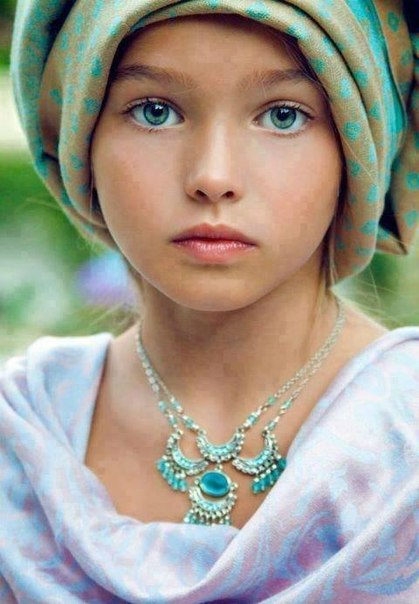
#> input picture Sterowanie Gestem/femme.jpg, 419 x 604 px, given in place of the camera
$ python do_testu.py   (Python 2 division)   (older library calls are emulated)
#> lines starting #> are read from the running program, lines starting #| are printed output that depends on the picture; after the words box and inside, x2 and y2 are one past the last pixel; in counts of white or black regions, pixels touching at a corner belong together
import cv2
import math
import numpy as np

# on/off
onoff=0


def left():
    file = open('instrukcja.txt','w')
    file.write('l')
    file.close()
def right():
    file = open('instrukcja.txt','w')
    file.write('p')
    file.close()
def go():
    file = open('instrukcja.txt','w')
    file.write('j')
    file.close()
def zatrz():
    file = open('instrukcja.txt','w')
    file.write('s')
    file.close()
def little_left():
    file = open('instrukcja.txt','ll')
    file.write('l')
    file.close()
def little_right():
    file = open('instrukcja.txt','pl')
    file.write('l')
    file.close()
def rev():
    file = open('instrukcja.txt','pl')
    file.write('w')
    file.close()


cap = cv2.VideoCapture(0)
while (cap.isOpened()):
    # get image from camera
    _, img = cap.read()
#> img is the input picture: shape (604, 419, 3); mean B, G, R 143.9, 155.8, 161.1


    # [7 lines of commented-out code are left out]
    roi = img[10:470, 10:500]
    cv2.rectangle(img, (500, 470), (10, 10), (0, 255, 0), 0)
#> img: shape (604, 419, 3); 0.5% of pixels changed, all inside (x1, y1, x2, y2) = (10, 10, 419, 471)
    # convert to grayscale and binarize
    grey = cv2.cvtColor(roi, cv2.COLOR_BGR2GRAY)
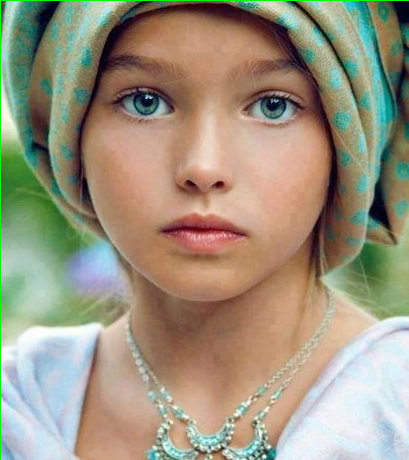
#> roi: shape (460, 409, 3); mean B, G, R 127.3, 148.1, 157
    blurred = cv2.GaussianBlur(grey, (35, 35), 0)  # 35x35 mask
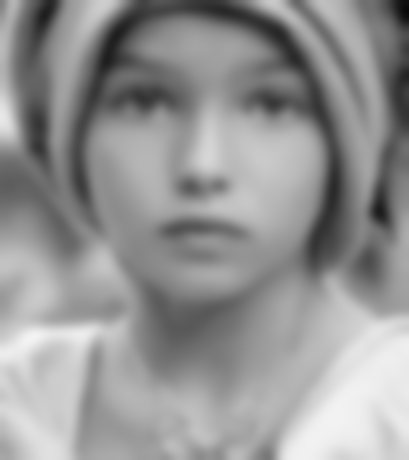
#> blurred: shape (460, 409); min 9, max 243, mean 148.4
    _, binary = cv2.threshold(blurred, 127, 255, cv2.THRESH_BINARY_INV + cv2.THRESH_OTSU)
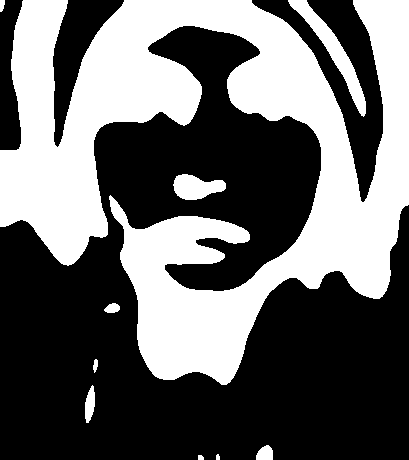
#> binary: shape (460, 409); 40.6% white; 10 white regions
                                            # cv2.THRESH_BINARY_INV for bright background
                                            # cv2.THRESH_BINARY    for dark background
    # contours
    img2, contours, hierarchy = cv2.findContours(binary, cv2.RETR_TREE, cv2.CHAIN_APPROX_SIMPLE)
#> contours = 10 contours, 2 with area under 20; largest, box (x1, y1, x2, y2) and area: (0, 0, 409, 385) 71329, (288, 0, 366, 117) 1649, (173, 174, 226, 200) 862, (85, 385, 95, 423) 227, (256, 445, 273, 460) 177, (104, 303, 120, 313) 100, (93, 359, 98, 373) 34, (0, 0, 5, 12) 34

    # what do those parameters do (???????????????)
    cnt = max(contours, key=lambda x: cv2.contourArea(x))  # contour with biggest area
#> cnt = contour of 1294 points, box (x1, y1, x2, y2) (0, 0, 409, 385), area 71329

    # moments of image, center
    M = cv2.moments(cnt)
#> M = moments, m00 71329, centre m10/m00, m01/m00 = (203.6, 163.9)
    if M['m00'] == 0: M['m00'] = 1
    cx = int(M['m10'] / M['m00'])
#> cx = 203
    cy = int(M['m01'] / M['m00'])
#> cy = 163

    # hull
    hull = cv2.convexHull(cnt)
#> hull = contour of 17 points, box (x1, y1, x2, y2) (0, 0, 409, 385), area 132045

    # solidity
    hull_area = cv2.contourArea(hull)
#> hull_area = 132045
    area = cv2.contourArea(cnt)
#> area = 71329
    solidity = float(area) / hull_area
#> solidity = 0.54

    # convexity defects - points between fingers
    hull2 = cv2.convexHull(cnt, returnPoints=False)
#> hull2 = 17 values, max 942 at index 0, min 0 at index 16, mean 552.9
    defects = cv2.convexityDefects(cnt, hull2)
#> defects = 13 rows, first 6: [942, 0, 1033, 51712], [1, 15, 2, 358], [15, 17, 16, 201], [17, 52, 44, 5132], [53, 732, 316, 78694], [732, 736, 733, 114]
    count_defects = 0

    # new image with contour, center, conv. defects etc.
    black = np.zeros(roi.shape, np.uint8)

    # contour of palm and hull
    cv2.drawContours(black, [cnt], 0, (0, 200, 0), 3)
    cv2.drawContours(black, [hull], 0, (0, 0, 255), 1)
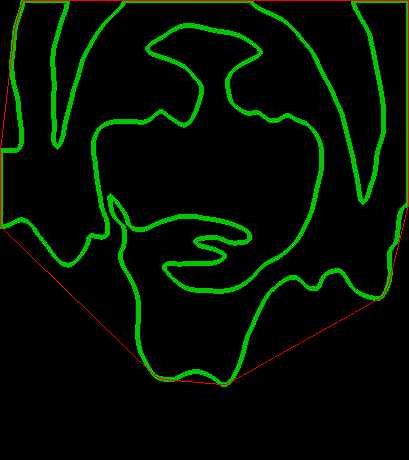
#> black: shape (460, 409, 3); mean of channels 0, 1, 2 0, 15, 1.7; drawn as B, G, R

    # circle in the middle
    cv2.circle(black, (cx, cy), 3, (255, 255, 0), 3)
#> black: shape (460, 409, 3); 0.05% of pixels changed, all inside (x1, y1, x2, y2) = (198, 158, 209, 169)

    for i in range(defects.shape[0]):
        s, e, f, d = defects[i, 0]
        start = tuple(cnt[s][0])  # tuple is like a list
        end = tuple(cnt[e][0])
        far = tuple(cnt[f][0])

        # distances and cosine theorem
        a = math.sqrt((end[0] - start[0]) ** 2 + (end[1] - start[1]) ** 2)
        b = math.sqrt((far[0] - start[0]) ** 2 + (far[1] - start[1]) ** 2)
        c = math.sqrt((end[0] - far[0]) ** 2 + (end[1] - far[1]) ** 2)
        angle = math.acos((b ** 2 + c ** 2 - a ** 2) / (2 * b * c)) * 57  # why?

        # angles determining the detection
        if angle <= 90 and angle >= 10:
            count_defects += 1
            cv2.circle(black, far, 5, [255, 0, 0], -1)
#> this loop made 13 passes
#> (s, e, f, d, start, end, far, a) on passes 1 to 10: (942, 0, 1033, 51712, (408, 0), (23, 0), (363, 202), 385), (1, 15, 2, 358, (22, 1), (15, 25), (22, 6), 25), (15, 17, 16, 201, (15, 25), (14, 30), (15, 29), 5.1), (17, 52, 44, 5132, (14, 30), (0, 150), (21, 143), 120.8), (53, 732, 316, 78694, (0, 226), (155, 376), (255, 45), 215.7), (732, 736, 733, 114, (155, 376), (159, 378), (156, 376), 4.47), (736, 738, 737, 186, (159, 378), (163, 379), (162, 378), 4.12), (738, 770, 755, 2832, (163, 379), (221, 384), (199, 371), 58.22), (771, 903, 848, 16059, (226, 384), (379, 298), (283, 280), 175.5), (903, 905, 904, 142, (379, 298), (382, 296), (381, 296), 3.61)
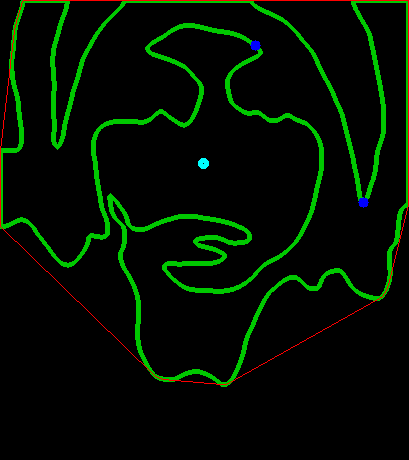
#> black: shape (460, 409, 3); mean of channels 0, 1, 2 0.3, 15.1, 1.7; drawn as B, G, R
#> after the loop, count_defects = 2

    back = 0
    if count_defects == 1:
        cv2.putText(img, "2 palce", (50, 50), cv2.FONT_HERSHEY_SIMPLEX, 2, 2)
        onoff=0
    elif count_defects == 2:
        cv2.putText(img, "3 palce", (50, 50), cv2.FONT_HERSHEY_SIMPLEX, 2, 2)
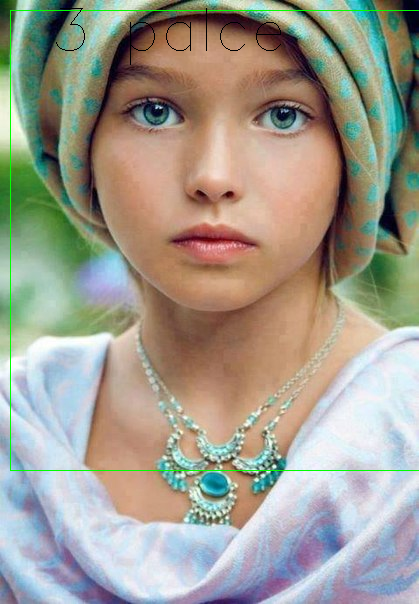
#> img: shape (604, 419, 3); mean B, G, R 142.9, 156.1, 160.1
        onoff=1
    elif count_defects == 3:
        cv2.putText(img, "4 palce", (50, 50), cv2.FONT_HERSHEY_SIMPLEX, 2, 2)
        back=1
    elif count_defects == 4:
        cv2.putText(img, "5 palcow", (50, 50), cv2.FONT_HERSHEY_SIMPLEX, 2, 2)
    else:
        cv2.putText(img, "brak palcow", (50, 50), cv2.FONT_HERSHEY_SIMPLEX, 2, 2)

    # lines for turning
    cv2.line(black, (160, 0), (160, 460), (255, 255, 255), 1)
    cv2.line(black, (160 + 170, 0), (160 + 170, 460), (255, 255, 255), 1)

    if onoff==1:
        # ellipse
        (x, y), (MA, ma), angle = cv2.fitEllipse(cnt)
#> x = 206.3; y = 168.9; MA = 336.5; ma = 367; angle = 127.4
        if angle > 40 and angle < 70 and cx > 160 and cx < 160+170:
            cv2.putText(black, "TURN RIGHT", (50, 50), cv2.FONT_HERSHEY_SIMPLEX, 2, (255, 255, 255), 2)
            little_left()
        elif angle > 120 and angle < 150 and cx > 160 and cx < 160+170:
            cv2.putText(black, "TURN LEFT", (50, 50), cv2.FONT_HERSHEY_SIMPLEX, 2, (255, 255, 255), 2)
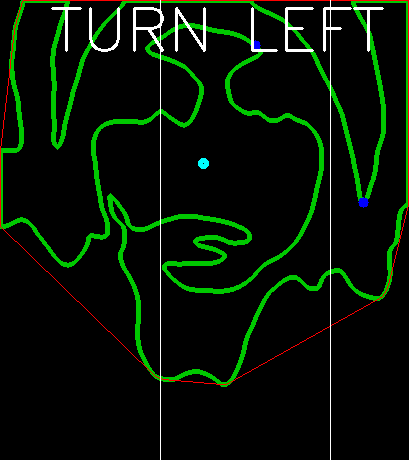
#> black: shape (460, 409, 3); mean of channels 0, 1, 2 4.7, 19.2, 6.1; drawn as B, G, R
#> (the run stopped early here; a loop or call above may not have finished)
